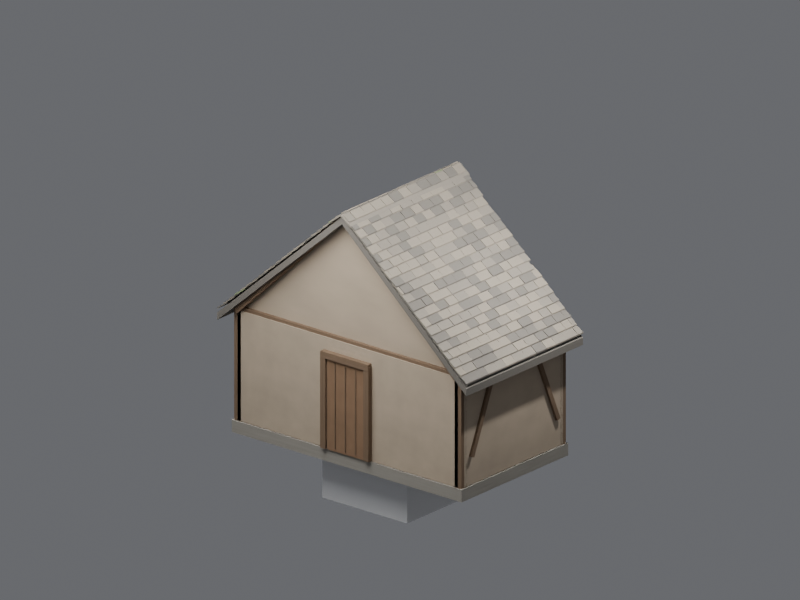
#> input picture experiments/wooden_roof_system_09d/screenshots/T03_short_aged_iso.png, 800 x 600 px, given in place of long_clean_iso.png, which was not available; the run also reads 1 picture not shown here
$ python compare_images.py
#> lines starting #> are read from the running program, lines starting #| are printed output that depends on the picture
"""Compare unchanged 9D reference RGB pixels against 9F Blender controls."""
import json
from pathlib import Path
from PIL import Image,ImageChops,ImageDraw,ImageStat
root=Path(__file__).resolve().parent
old=root.parent/'wooden_roof_system_09d'/'screenshots'
results={}
for state in ('clean','aged'):
    board=Image.new('RGB',(1020,1560),(38,39,40));draw=ImageDraw.Draw(board)
    for row,key in enumerate(('long','compact','T03_short','T05_shallow')):
        filename=f'{key}_{state}_iso.png'
        before=Image.open(old/filename).convert('RGB')
        after=Image.open(root/'screenshots'/filename).convert('RGB')
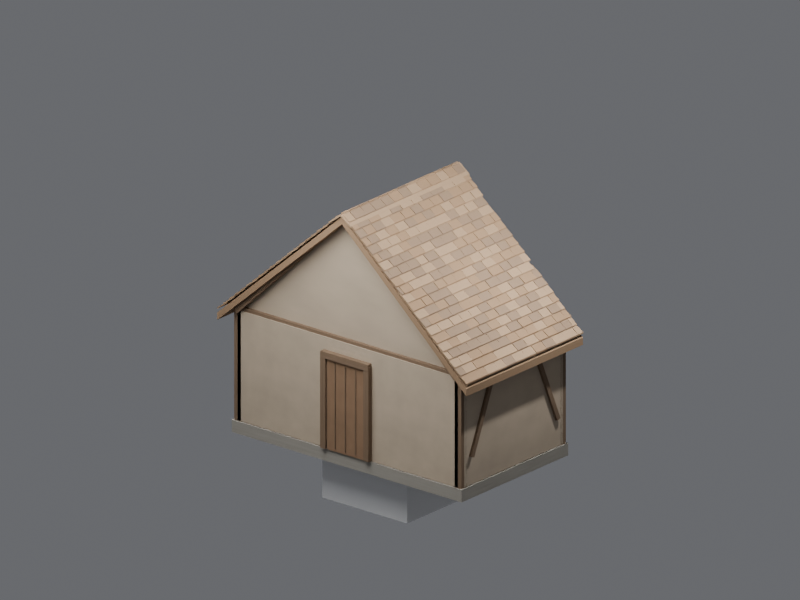
#> after: PIL image 800x600 RGB; mean R, G, B 111.5, 110.7, 111.1
        assert before.size==after.size==(800,600)
        diff=ImageChops.difference(before,after);stats=ImageStat.Stat(diff)
#> after `diff = ImageChops.difference(before, after)`:
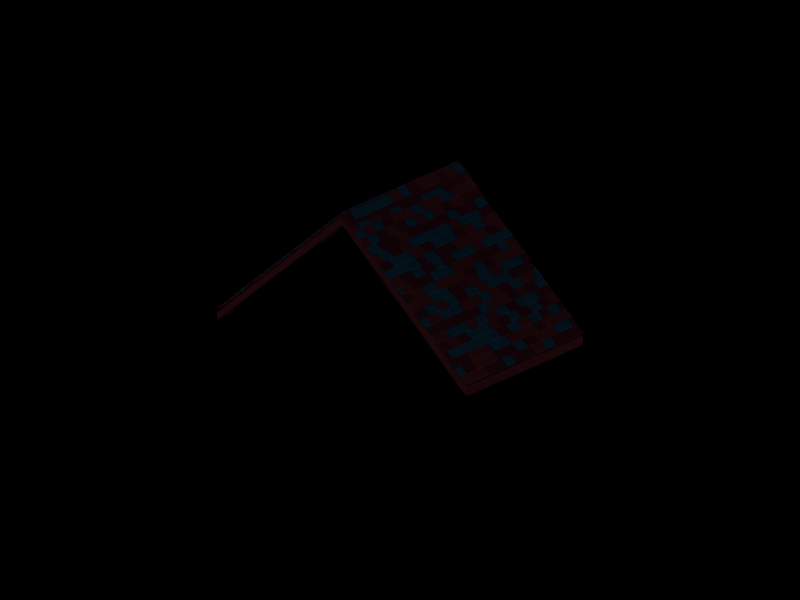
#> diff: PIL image 800x600 RGB; mean R, G, B 1, 0.5, 0.8
        results[key+'_'+state]=dict(rgb_pixels_equal=diff.getbbox() is None,
            mean_absolute_rgb_error=sum(stats.mean)/3,
            max_channel_difference=max(x[1] for x in stats.extrema),pixels=800*600)
        for col,(label,im) in enumerate((('9D',before),('9F',after))):
            x=15+505*col;y=25+385*row
            board.paste(im.resize((480,360),Image.Resampling.LANCZOS),(x,y))
            draw.text((x,y-17),f'{key} {state.upper()} / {label}',fill=(245,240,225))
#> this loop made 2 passes
#> (col, label, x, y) on passes 1 to 2: (0, '9D', 15, 25), (1, '9F', 520, 25)
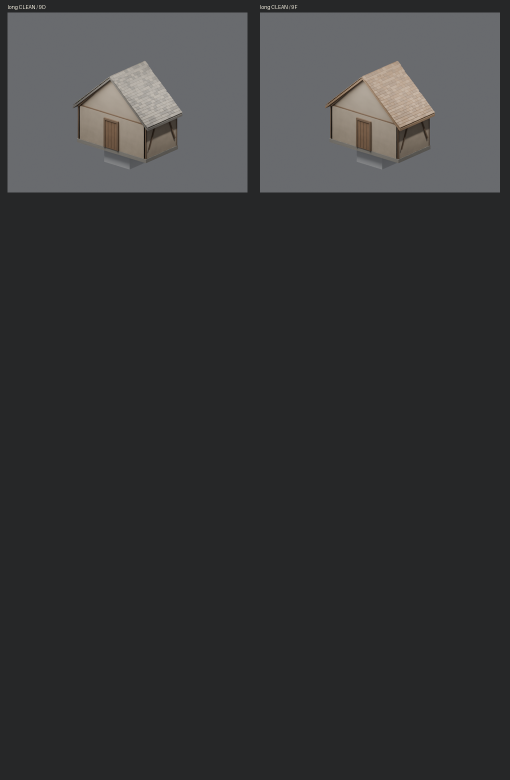
#> board: PIL image 1020x1560 RGB (shown at 1/2 size); mean R, G, B 53.9, 54.6, 55.6
#> (the run stopped early here; a loop or call above may not have finished)
